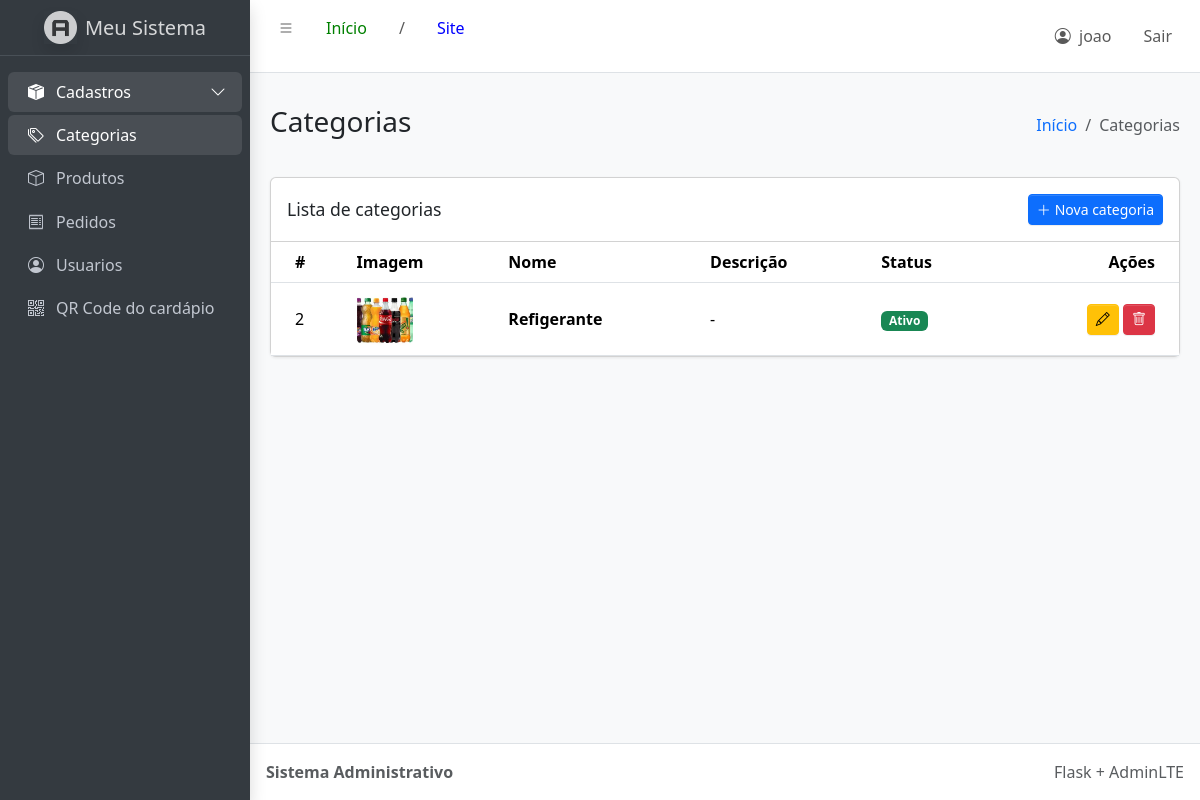
Before: /listar_categorias (signed in) with the older database file.
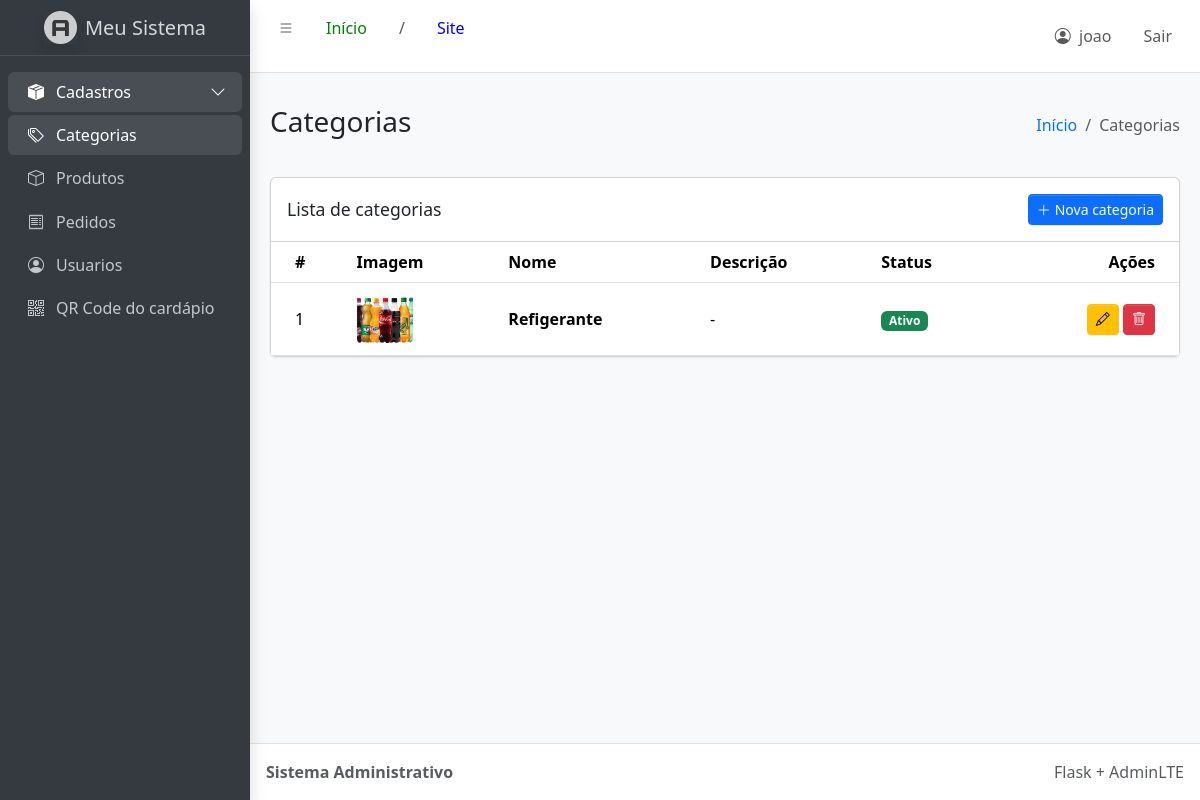
After: the same page with the newer database file.
### tables this page shows
CREATE TABLE categoria(
   id integer primary key autoincrement,
   nome varchar(50) not null,
   descricao text, 
   ativo boolean,
   imagem blob,
   img varchar(100)
);

### app.py (the view)
@app.route('/listar_categorias')
def listarCategoria():
    with conexao() as conn:
        categorias = conn.execute('SELECT * FROM categoria ORDER BY id DESC').fetchall()
    return render_template('admin/listar_categoria.html', categorias=categorias)

### app.py (called while the page is built, shortened)
def conexao():
    return abrir_banco(app.config['DATABASE'])

@app.before_request
def exigir_login():
    endpoints_publicos = {
        'static',
        'inicio_publico',
        'loginUsuario',
        'catalogo',
        'viewer_categoria',
        'viewer_produto',
        'orders.criar_pedido',
    }
    if request.endpoint not in endpoints_publicos and 'usuario_id' not in session:
        flash('Faça login para acessar essa página.', 'warning')
        return redirect(url_for('loginUsuario'))

### database.py (called while the page is built)
@contextmanager
def abrir_banco(caminho_banco, habilitar_chaves_estrangeiras=False):
    conexao = conectar(caminho_banco, habilitar_chaves_estrangeiras)
    try:
        with conexao:
            yield conexao
    finally:
        conexao.close()

def conectar(caminho_banco, habilitar_chaves_estrangeiras=False):
    conexao = sqlite3.connect(caminho_banco, timeout=10)
    conexao.row_factory = sqlite3.Row
    if habilitar_chaves_estrangeiras:
        conexao.execute('PRAGMA foreign_keys = ON')
    return conexao

### templates/admin/listar_categoria.html (shortened to what this page needs)
{% extends 'admin/base.html' %}
{% block page_title %}Categorias{% endblock %}
{% block breadcrumb %}Categorias{% endblock %}
{% block content %}
<div class="card">
  <div class="card-header d-flex align-items-center">
    <h3 class="card-title mb-0">Lista de categorias</h3>
    <a href="{{ url_for('cadastrarCategoria') }}" class="btn btn-primary btn-sm ms-auto">
      <i class="bi bi-plus-lg me-1"></i>Nova categoria
    </a>
  </div>
  <div class="card-body p-0">
    <div class="table-responsive">
      <table class="table table-hover align-middle mb-0">
        <thead>
          <tr><th>#</th><th>Imagem</th><th>Nome</th><th>Descrição</th><th>Status</th><th class="text-end">Ações</th></tr>
        </thead>
        <tbody>
        {% for i in categorias %}
          <tr>
            <td>{{ i.id }}</td>
            <td>
              {% if i.img %}
                <img src="{{ url_for('static', filename=i.img) }}" class="table-thumb" alt="{{ i.nome }}">
              {% else %}
                <span class="placeholder-image"><i class="bi bi-image text-secondary"></i></span>
              {% endif %}
            </td>
            <td class="fw-semibold">{{ i.nome }}</td>
            <td>{{ i.descricao or '-' }}</td>
            <td>
              {% if i.ativo|string == 'True' %}<span class="badge text-bg-success">Ativo</span>
              {% else %}<span class="badge text-bg-secondary">Inativo</span>{% endif %}
            </td>
            <td class="text-end text-nowrap">
              <a href="{{ url_for('editarCategoria', id=i.id) }}" class="btn btn-sm btn-warning"><i class="bi bi-pencil"></i></a>
              <a href="{{ url_for('excluirCategoria', id=i.id) }}" class="btn btn-sm btn-danger"><i class="bi bi-trash"></i></a>
            </td>
          </tr>
        {% else %}
          <tr><td colspan="6" class="text-center text-secondary py-4">Nenhuma categoria cadastrada.</td></tr>
        {% endfor %}
        </tbody>
      </table>
    </div>
  </div>
</div>
{% endblock %}

Changed rows visible on the page:
removed categoria: id "2", img (picture), nome "Refigerante", descricao "-", ativo "Ativo"
added categoria: id "1", img (picture), nome "Refigerante", descricao "-", ativo "Ativo"
